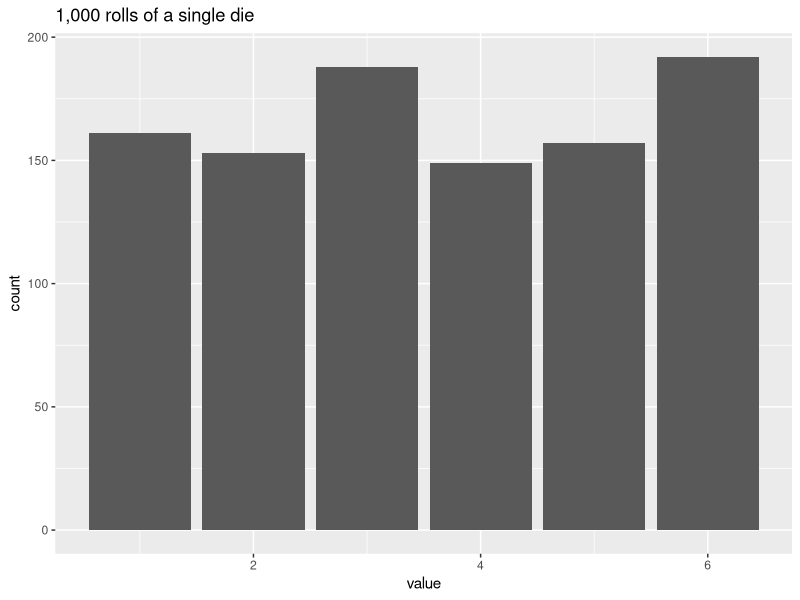
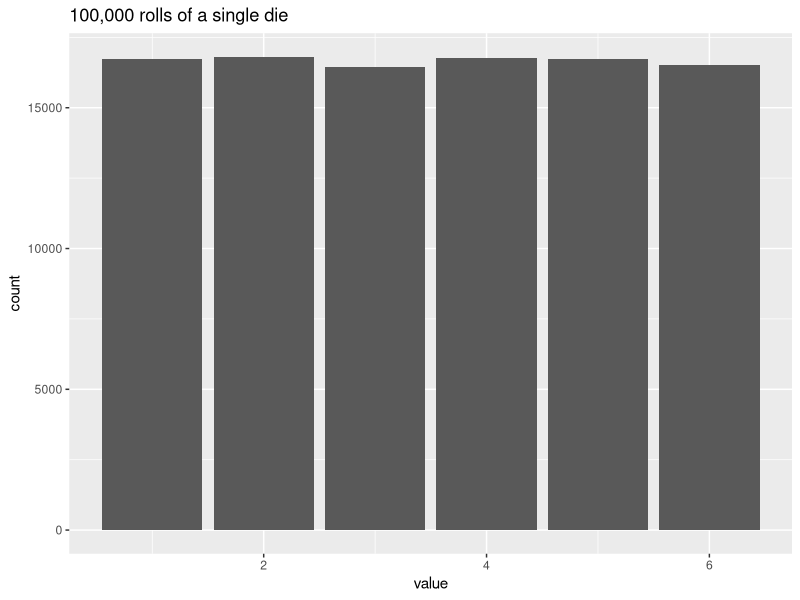
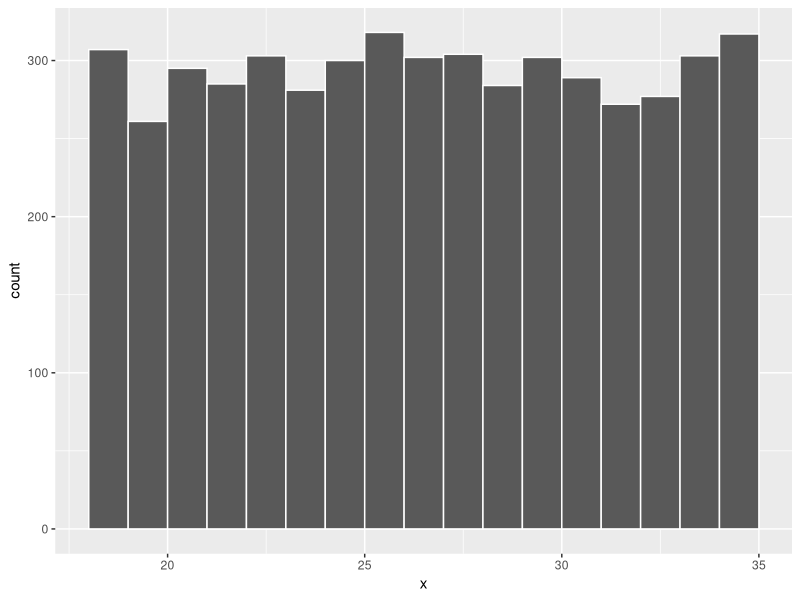
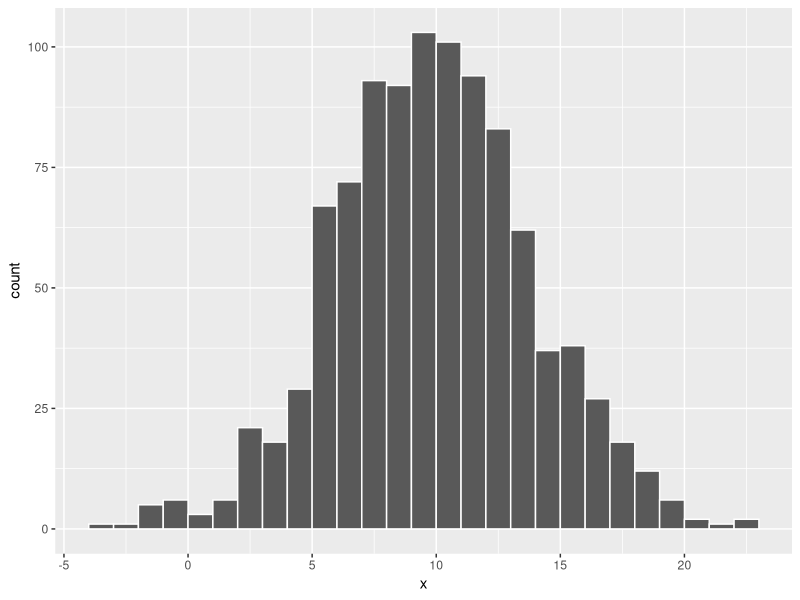
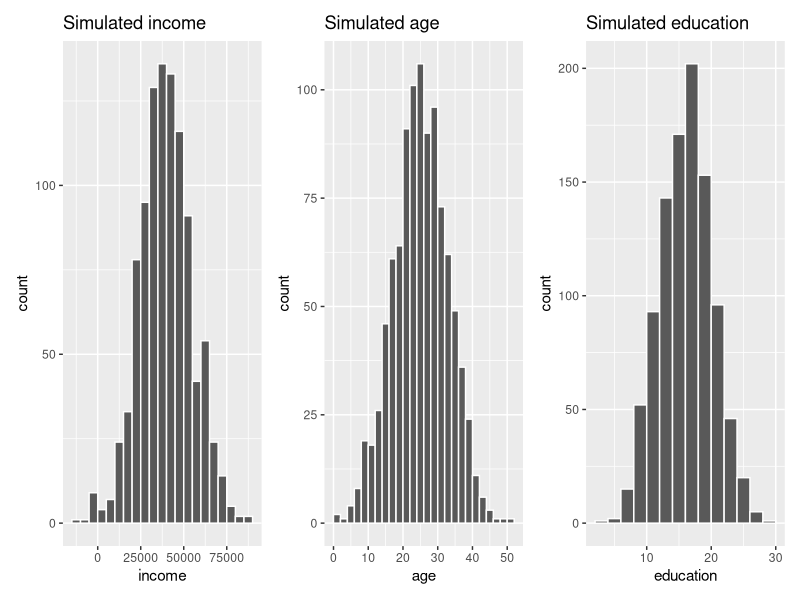
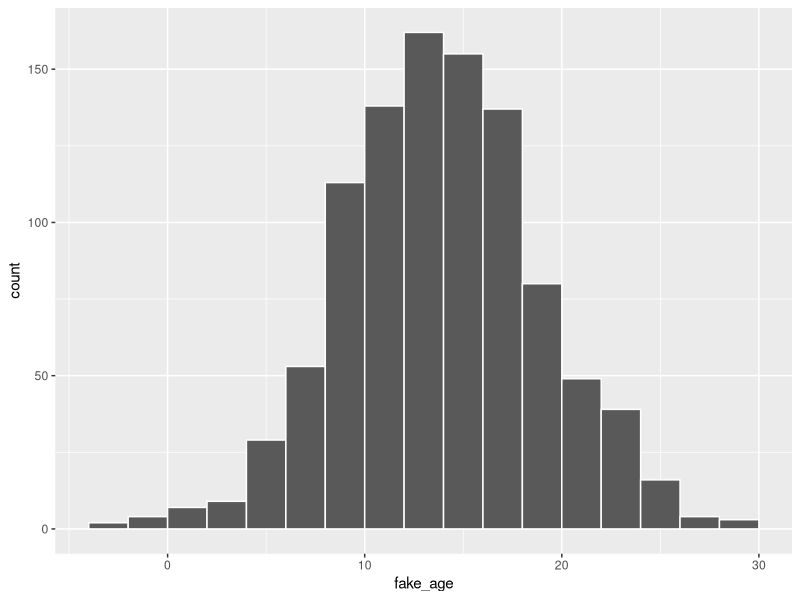
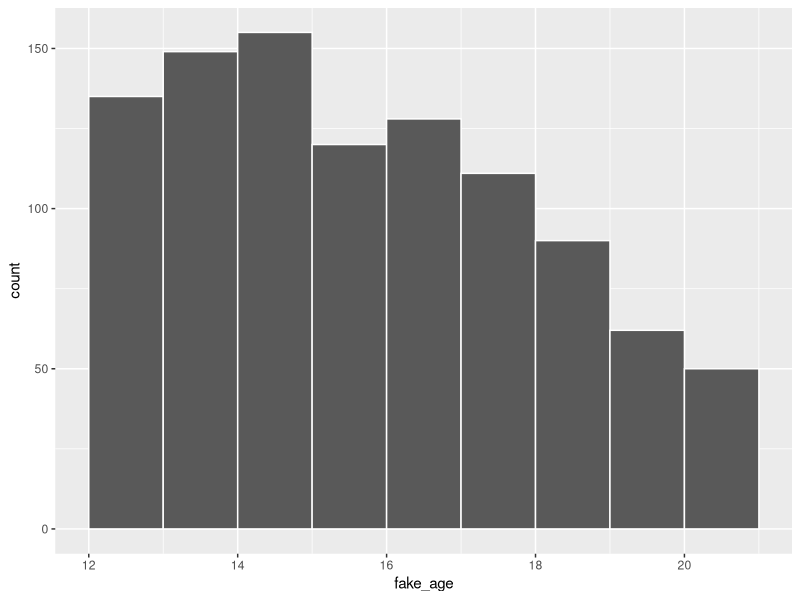
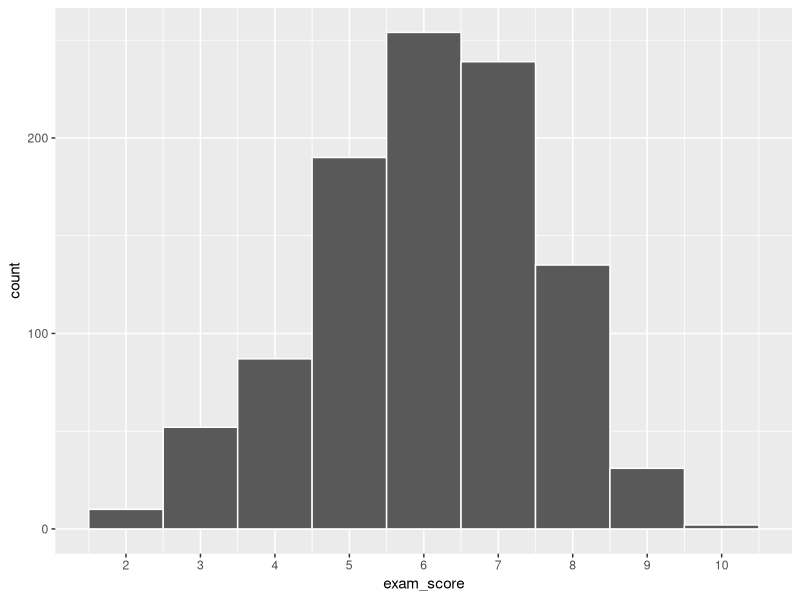

Write R code to recreate these figures, in order.
## ---- chunk 1
library(tidyverse)
library(patchwork)
library(truncnorm)
## ---- chunk 2
set.seed(110772)

sample(1:10, 3)

set.seed(110772)

sample(1:10, 3)

## ---- chunk 3
set.seed(1234)

# Choose 3 numbers between 1 and 10
sample(1:10, 3)

sample(1:10, 3) 
## ---- chunk 4
set.seed(1234)

sample(1:10, 3)

sample(1:10, 3)
## ---- chunk 5
possible_answers <- c(1:6)
## ---- chunk 6
sample(possible_answers, size = 1)

sample(possible_answers, size = 3)
## ---- chunk 7
sample(possible_answers, size = 10, replace = TRUE)
## ---- chunk 8
set.seed(1234)
die <- tibble(value = sample(possible_answers,
                             size = 1000,
                             replace = TRUE))
die %>%
  count(value)


ggplot(die, aes(x = value)) +
  geom_bar() +
  labs(title = "1,000 rolls of a single die")
## ---- chunk 9
set.seed(1234)
die <- tibble(value = sample(possible_answers,
                             size = 100000,
                             replace = TRUE))

ggplot(die, aes(x = value)) +
  geom_bar() +
  labs(title = "100,000 rolls of a single die")
## ---- chunk 10
runif(5)
## [1] 0.09862 0.96294 0.88655 0.05623 0.44452
## ---- chunk 11
runif(5, min = 35, max = 56)
## [1] 46.83 42.89 37.75 53.22 46.13
## ---- chunk 12
# Generate 5 people between the ages of 18 and 35
round(runif(5, min = 18, max = 35), 0)
## [1] 21 28 33 34 31


## ---- chunk 13
set.seed(1234)
lots_of_numbers <- tibble(x = runif(5000, min = 18, max = 35))

ggplot(lots_of_numbers, aes(x = x)) +
  geom_histogram(binwidth = 1, color = "white", boundary = 18)
## ---- chunk 14
rnorm(5)
## [1] -1.3662  0.5392 -1.3219 -0.2813 -2.1049

# Cluster around 10, with an SD of 4
rnorm(5, mean = 10, sd = 4)
## [1]  3.530  7.105 11.227 10.902 13.743
## ---- chunk 15
set.seed(1234)

plot_data <- tibble(x = rnorm(1000, mean = 10, sd = 4))
head(plot_data)
## # A tibble: 6 × 1
##        x
##    <dbl>
## 1  5.17 
## 2 11.1  
## 3 14.3  
## 4  0.617
## 5 11.7  
## 6 12.0

ggplot(plot_data, aes(x = x)) +
  geom_histogram(binwidth = 1, boundary = 0, color = "white")
## ---- chunk 16
set.seed(1234)

fake_people <- tibble(income = rnorm(1000, mean = 40000, sd = 15000),
                      age = rnorm(1000, mean = 25, sd = 8),
                      education = rnorm(1000, mean = 16, sd = 4))
head(fake_people)
## # A tibble: 6 × 3
##   income   age education
##    <dbl> <dbl>     <dbl>
## 1 21894. 15.4      12.1 
## 2 44161. 27.4      15.6 
## 3 56267. 12.7      15.6 
## 4  4815. 30.1      20.8 
## 5 46437. 30.6       9.38
## 6 47591.  9.75     11.8

fake_income <- ggplot(fake_people, aes(x = income)) +
  geom_histogram(binwidth = 5000, color = "white", boundary = 0) +
  labs(title = "Simulated income")

fake_age <- ggplot(fake_people, aes(x = age)) +
  geom_histogram(binwidth = 2, color = "white", boundary = 0) +
  labs(title = "Simulated age")

fake_education <- ggplot(fake_people, aes(x = education)) +
  geom_histogram(binwidth = 2, color = "white", boundary = 0) +
  labs(title = "Simulated education")

fake_income + fake_age + fake_education
## ---- chunk 17
set.seed(1234)

plot_data <- tibble(fake_age = rnorm(1000, mean = 14, sd = 5))
head(plot_data)
## # A tibble: 6 × 1
##   fake_age
##      <dbl>
## 1     7.96
## 2    15.4 
## 3    19.4 
## 4     2.27
## 5    16.1 
## 6    16.5

ggplot(plot_data, aes(x = fake_age)) +
  geom_histogram(binwidth = 2, color = "white", boundary = 0)
## ---- chunk 18
library(truncnorm)  # For rtruncnorm()

set.seed(1234)

plot_data <- tibble(fake_age = rtruncnorm(1000, mean = 14, sd = 5, a = 12, b = 21))
head(plot_data)
## # A tibble: 6 × 1
##   fake_age
##      <dbl>
## 1     15.4
## 2     19.4
## 3     16.1
## 4     16.5
## 5     14.3
## 6     18.8

ggplot(plot_data, aes(x = fake_age)) +
  geom_histogram(binwidth = 1, color = "white", boundary = 0)
## ---- chunk 19
set.seed(1234)

plot_data <- tibble(exam_score = rbeta(1000, shape1 = 6, shape2 = 4)) %>%
  # rbeta() generates numbers between 0 and 1, so multiply everything by 10 to
  # scale up the exam scores
  mutate(exam_score = exam_score * 10)

ggplot(plot_data, aes(x = exam_score)) +
  geom_histogram(binwidth = 1, color = "white") +
  scale_x_continuous(breaks = 0:10)

## ---- chunk 20
ggplot() +
  geom_function(fun = ~dbeta(.x, shape1 = 6, shape2 = 4))
## ---- chunk 21
ggplot() +
  geom_function(fun = ~dbeta(.x, shape1 = 60, shape2 = 40))
## ---- chunk 22
ggplot() +
  geom_function(fun = ~dbeta(.x, shape1 = 9, shape2 = 1), color = "blue") +
  geom_function(fun = ~dbeta(.x, shape1 = 1, shape2 = 9), color = "red")
## ---- chunk 23
ggplot() +
  geom_function(fun = ~dbeta(.x, shape1 = 5, shape2 = 5), color = "blue") +
  geom_function(fun = ~dbeta(.x, shape1 = 2, shape2 = 5), color = "red") +
  geom_function(fun = ~dbeta(.x, shape1 = 80, shape2 = 23), color = "orange") +
  geom_function(fun = ~dbeta(.x, shape1 = 13, shape2 = 17), color = "brown")
## ---- chunk 24
set.seed(1234)

plot_data <- tibble(thing = rbeta(1000, shape1 = 2, shape2 = 5)) %>%
  mutate(thing = thing * 100)
head(plot_data)
## # A tibble: 6 × 1
##   thing
##   <dbl>
## 1 10.1 
## 2 34.5 
## 3 55.3 
## 4  2.19
## 5 38.0 
## 6 39.9

ggplot(plot_data, aes(x = thing)) +
  geom_histogram(binwidth = 2, color = "white", boundary = 0)
## ---- chunk 25
set.seed(1234)

# Choose 5 random T/F values
possible_things <- c(TRUE, FALSE)
sample(possible_things, 5, replace = TRUE)
## [1] FALSE FALSE FALSE FALSE  TRUE
## ---- chunk 26
set.seed(1234)
candidates <- c("Person 1", "Person 2")
sample(candidates, size = 1, prob = c(0.8, 0.2))
## [1] "Person 1"

## ---- chunk 27
    set.seed(1234)
    fake_elections <- tibble(winner = sample(candidates,
                                             size = 1000,
                                             prob = c(0.8, 0.2),
                                             replace = TRUE))
    fake_elections %>%
      count(winner)
    ## # A tibble: 2 × 2
    ##   winner       n
    ##   <chr>    <int>
    ## 1 Person 1   792
    ## 2 Person 2   208

    ggplot(fake_elections, aes(x = winner)) +
      geom_bar()
## ---- chunk 28
set.seed(1234)

rbinom(5, size = 20, prob = 0.6)
## [1] 15 11 11 11 10
## ---- chunk 29
set.seed(1234)

rbinom(5, size = 1, prob = 0.6)
## [1] 1 0 0 0 0
## ---- chunk 30
set.seed(12345)

plot_data <- tibble(thing = rbinom(2000, 1, prob = 0.6)) %>%
  # Make this a factor since it's basically a yes/no categorical variable
  mutate(thing = factor(thing))

plot_data %>%
  count(thing) %>%
  mutate(proportion = n / sum(n))
## # A tibble: 2 × 3
##   thing     n proportion
##   <fct> <int>      <dbl>
## 1 0       840       0.42
## 2 1      1160       0.58

ggplot(plot_data, aes(x = thing)) +
  geom_bar()
## ---- chunk 31
set.seed(123)

# 10 different families
rpois(10, lambda = 1)
##  [1] 0 2 1 2 3 0 1 2 1 1
## ---- chunk 32
set.seed(1234)

plot_data <- tibble(num_kids = rpois(500, lambda = 1))
head(plot_data)
## # A tibble: 6 × 1
##   num_kids
##      <int>
## 1        0
## 2        1
## 3        1
## 4        1
## 5        2
## 6        1

plot_data %>%
  group_by(num_kids) %>%
  summarize(count = n()) %>%
  mutate(proportion = count / sum(count))
## # A tibble: 6 × 3
##   num_kids count proportion
##      <int> <int>      <dbl>
## 1        0   180      0.36 
## 2        1   187      0.374
## 3        2    87      0.174
## 4        3    32      0.064
## 5        4    11      0.022
## 6        5     3      0.006

ggplot(plot_data, aes(x = num_kids)) +
  geom_bar()
## ---- chunk 33
set.seed(1234)

plot_data <- tibble(num_kids = rpois(500, lambda = 2))
head(plot_data)
## # A tibble: 6 × 1
##   num_kids
##      <int>
## 1        0
## 2        2
## 3        2
## 4        2
## 5        4
## 6        2

plot_data %>%
  group_by(num_kids) %>%
  summarize(count = n()) %>%
  mutate(proportion = count / sum(count))
## # A tibble: 8 × 3
##   num_kids count proportion
##      <int> <int>      <dbl>
## 1        0    62      0.124
## 2        1   135      0.27 
## 3        2   145      0.29 
## 4        3    88      0.176
## 5        4    38      0.076
## 6        5    19      0.038
## 7        6    10      0.02 
## 8        7     3      0.006

ggplot(plot_data, aes(x = num_kids)) +
  geom_bar()
## ---- chunk 34
ggplot() +
  geom_function(fun = ~dbeta(.x, shape1 = 2, shape2 = 5))
## ---- chunk 35
set.seed(1234)

fake_people <- tibble(income = rbeta(1000, shape1 = 2, shape2 = 5))

ggplot(fake_people, aes(x = income)) +
  geom_histogram(binwidth = 0.1, color = "white", boundary = 0)
## ---- chunk 36
library(scales)

fake_people_scaled <- fake_people %>%
  mutate(income_scaled = rescale(income, to = c(10000, 100000)))
head(fake_people_scaled)
## # A tibble: 6 × 2
##   income income_scaled
##    <dbl>         <dbl>
## 1 0.101         21154.
## 2 0.345         49014.
## 3 0.553         72757.
## 4 0.0219        12176.
## 5 0.380         53036.
## 6 0.399         55162.

ggplot(fake_people_scaled, aes(x = income_scaled)) +
  geom_histogram(binwidth = 5000, color = "white", boundary = 0)
## ---- chunk 37
set.seed(1234)

fake_data <- tibble(age_not_scaled = rnorm(1000, mean = 0, sd = 1)) %>%
  mutate(age = rescale(age_not_scaled, to = c(18, 65)))
head(fake_data)
## # A tibble: 6 × 2
##   age_not_scaled   age
##            <dbl> <dbl>
## 1         -1.21   33.6
## 2          0.277  44.2
## 3          1.08   49.9
## 4         -2.35   25.5
## 5          0.429  45.3
## 6          0.506  45.8

plot_unscaled <- ggplot(fake_data, aes(x = age_not_scaled)) +
  geom_histogram(binwidth = 0.5, color = "white", boundary = 0)

plot_scaled <- ggplot(fake_data, aes(x = age)) +
  geom_histogram(binwidth = 5, color = "white", boundary = 0)

plot_unscaled + plot_scaled
## ---- chunk 38

set.seed(1234)

# Set the number of people here once so it's easier to change later
n_people <- 1000

example_fake_people <- tibble(
  id = 1:n_people,
  opinion = sample(1:5, n_people, replace = TRUE),
  age = runif(n_people, min = 18, max = 80),
  income = rnorm(n_people, mean = 50000, sd = 10000),
  education = rtruncnorm(n_people, mean = 16, sd = 6, a = 8, b = 24),
  happiness = rbeta(n_people, shape1 = 2, shape2 = 1),
  treatment = sample(c(TRUE, FALSE), n_people, replace = TRUE, prob = c(0.3, 0.7)),
  size = rbinom(n_people, size = 1, prob = 0.5),
  family_size = rpois(n_people, lambda = 1) + 1  # Add one so there are no 0s
) %>%
  # Adjust some of these columns
  mutate(opinion = recode(opinion, "1" = "Strongly disagree",
                          "2" = "Disagree", "3" = "Neutral",
                          "4" = "Agree", "5" = "Strongly agree")) %>%
  mutate(size = recode(size, "0" = "Small", "1" = "Large")) %>%
  mutate(happiness = rescale(happiness, to = c(1, 8)))

head(example_fake_people)
## # A tibble: 6 × 9
##      id opinion             age income education happiness treatment size  family_size
##   <int> <chr>             <dbl>  <dbl>     <dbl>     <dbl> <lgl>     <chr>       <dbl>
## 1     1 Agree              31.7 43900.      18.3      7.20 TRUE      Large           1
## 2     2 Disagree           52.9 34696.      17.1      4.73 TRUE      Large           2
## 3     3 Strongly agree     45.3 43263.      17.1      7.32 FALSE     Large           4
## 4     4 Agree              34.9 40558.      11.7      4.18 FALSE     Small           2
## 5     5 Strongly disagree  50.3 41392.      13.3      2.61 TRUE      Small           2
## 6     6 Strongly agree     63.6 69917.      11.2      4.36 FALSE     Small           2
## ---- chunk 39
plot_opinion <- ggplot(example_fake_people, aes(x = opinion)) +
  geom_bar() +
  guides(fill = "none") +
  labs(title = "Opinion (uniform with sample())")

plot_age <- ggplot(example_fake_people, aes(x = age)) +
  geom_histogram(binwidth = 5, color = "white", boundary = 0) +
  labs(title = "Age (uniform with runif())")

plot_income <- ggplot(example_fake_people, aes(x = income)) +
  geom_histogram(binwidth = 5000, color = "white", boundary = 0) +
  labs(title = "Income (normal)")

plot_education <- ggplot(example_fake_people, aes(x = education)) +
  geom_histogram(binwidth = 2, color = "white", boundary = 0) +
  labs(title = "Education (truncated normal)")

plot_happiness <- ggplot(example_fake_people, aes(x = happiness)) +
  geom_histogram(binwidth = 1, color = "white") +
  scale_x_continuous(breaks = 1:8) +
  labs(title = "Happiness (Beta, rescaled to 1-8)")

plot_treatment <- ggplot(example_fake_people, aes(x = treatment)) +
  geom_bar() +
  labs(title = "Treatment (binary with sample())")

plot_size <- ggplot(example_fake_people, aes(x = size)) +
  geom_bar() +
  labs(title = "Size (binary with rbinom())")

plot_family <- ggplot(example_fake_people, aes(x = family_size)) +
  geom_bar() +
  scale_x_continuous(breaks = 1:7) +
  labs(title = "Family size (Poisson)")

(plot_opinion + plot_age) / (plot_income + plot_education)
## ---- chunk 40
(plot_happiness + plot_treatment) / (plot_size + plot_family)
